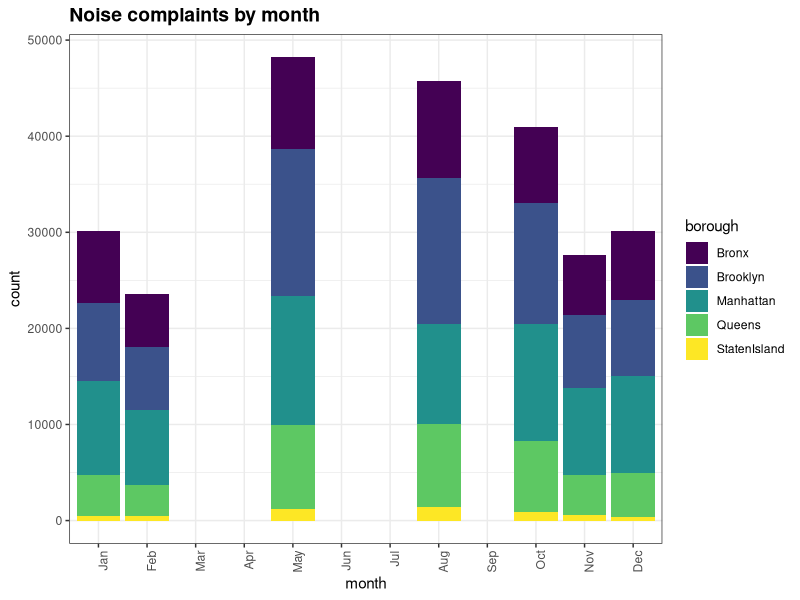
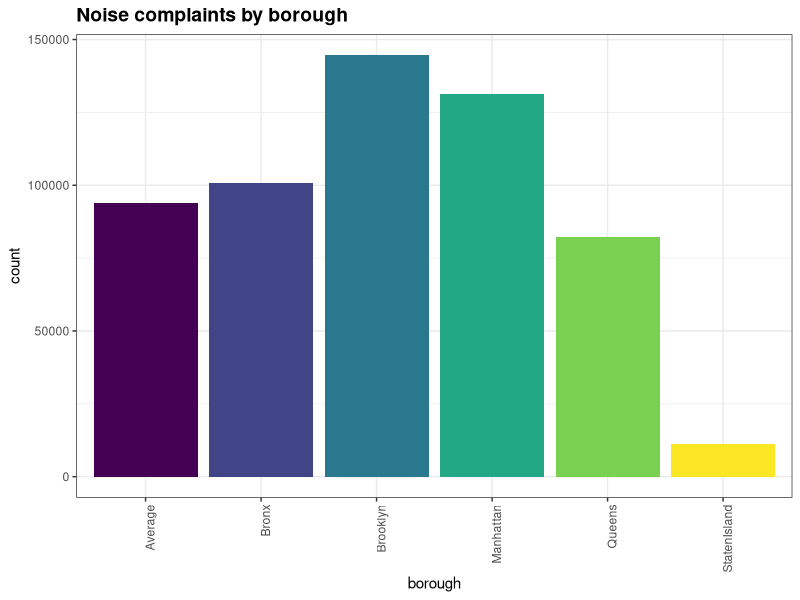
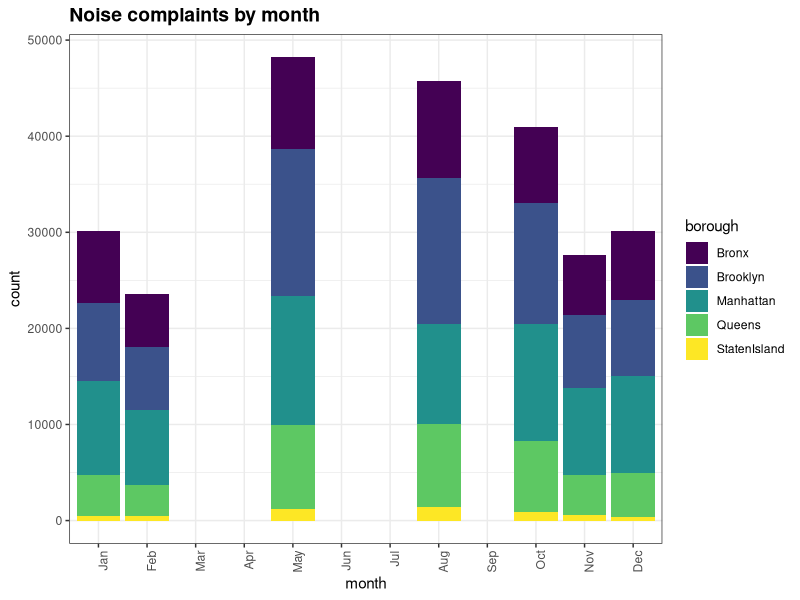

Write R code to recreate these figures, in order.
library(tidyverse)
library(viridis)

noise_by_borough <- read.csv("data/data_by_month.csv")
noise_by_borough$borough <- gsub('\\s+', '', noise_by_borough$borough)
noise_by_borough$month <- factor(noise_by_borough$month, levels = month.abb)
# month_created,borough,count,month
noise_by_borough$month
borough_plot <- ggplot(noise_by_borough, aes(x=borough, y=count)) +
  geom_bar(stat="identity", aes(fill=borough)) +
  theme_bw() +
  scale_fill_viridis(discrete=TRUE) +
  theme(axis.text.x = element_text(angle = 90, hjust = 1),
        legend.position = "none",
        plot.title = element_text(size=14, face="bold")) +
  ggtitle("Noise complaints by borough")

ggsave("imgs/borough_plot.png", plot=borough_plot)

borough_only <- noise_by_borough %>% 
  filter(borough != "Average")
month_plot <- ggplot(borough_only, aes(x=month, y=count)) +
  geom_bar(stat="identity", aes(fill=borough)) +
  theme_bw() +
  scale_fill_viridis(discrete=TRUE) +
  theme(axis.text.x = element_text(angle = 90, hjust = 1),
        plot.title = element_text(size=14, face="bold")) +
  ggtitle("Noise complaints by month") +
  scale_x_discrete(limits = month.abb)
month_plot
ggsave("imgs/month_plot.png", plot=month_plot)
